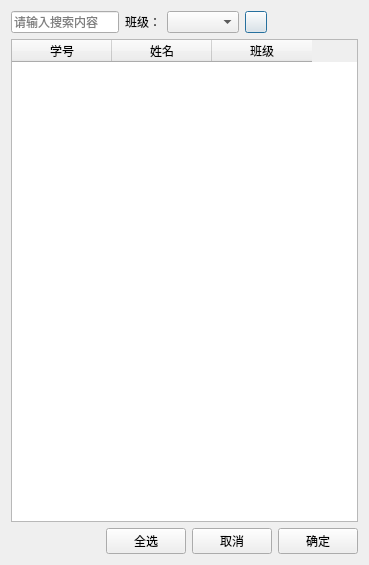
<?xml version="1.0" encoding="UTF-8"?>
<ui version="4.0">
 <class>SelectUserDlg</class>
 <widget class="QDialog" name="SelectUserDlg">
  <property name="geometry">
   <rect>
    <x>0</x>
    <y>0</y>
    <width>369</width>
    <height>565</height>
   </rect>
  </property>
  <property name="windowTitle">
   <string>学员选择</string>
  </property>
  <layout class="QVBoxLayout" name="verticalLayout">
   <item>
    <layout class="QHBoxLayout" name="horizontalLayout">
     <item>
      <widget class="QLineEdit" name="lineEdit">
       <property name="placeholderText">
        <string>请输入搜索内容</string>
       </property>
      </widget>
     </item>
     <item>
      <widget class="QLabel" name="label">
       <property name="text">
        <string>班级：</string>
       </property>
      </widget>
     </item>
     <item>
      <widget class="QComboBox" name="comboBox"/>
     </item>
     <item>
      <widget class="QPushButton" name="query">
       <property name="minimumSize">
        <size>
         <width>22</width>
         <height>22</height>
        </size>
       </property>
       <property name="maximumSize">
        <size>
         <width>22</width>
         <height>22</height>
        </size>
       </property>
       <property name="styleSheet">
        <string notr="true">
border-image: url(:/EControlSys/res/jiancha-.png);</string>
       </property>
       <property name="text">
        <string/>
       </property>
      </widget>
     </item>
     <item>
      <spacer name="horizontalSpacer">
       <property name="orientation">
        <enum>Qt::Horizontal</enum>
       </property>
       <property name="sizeHint" stdset="0">
        <size>
         <width>40</width>
         <height>20</height>
        </size>
       </property>
      </spacer>
     </item>
    </layout>
   </item>
   <item>
    <widget class="QTableWidget" name="tableWidget">
     <column>
      <property name="text">
       <string>学号</string>
      </property>
     </column>
     <column>
      <property name="text">
       <string>姓名</string>
      </property>
     </column>
     <column>
      <property name="text">
       <string>班级</string>
      </property>
     </column>
    </widget>
   </item>
   <item>
    <layout class="QHBoxLayout" name="horizontalLayout_2">
     <item>
      <spacer name="horizontalSpacer_2">
       <property name="orientation">
        <enum>Qt::Horizontal</enum>
       </property>
       <property name="sizeHint" stdset="0">
        <size>
         <width>40</width>
         <height>20</height>
        </size>
       </property>
      </spacer>
     </item>
     <item>
      <widget class="QPushButton" name="all">
       <property name="text">
        <string>全选</string>
       </property>
      </widget>
     </item>
     <item>
      <widget class="QPushButton" name="cancel">
       <property name="text">
        <string>取消</string>
       </property>
      </widget>
     </item>
     <item>
      <widget class="QPushButton" name="ok">
       <property name="text">
        <string>确定</string>
       </property>
      </widget>
     </item>
    </layout>
   </item>
  </layout>
 </widget>
 <layoutdefault spacing="6" margin="11"/>
 <resources>
  <include location="EControlSys.qrc"/>
 </resources>
 <connections/>
</ui>
